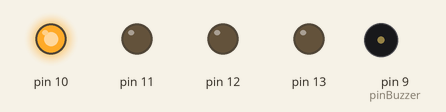
The sketch below on a simulated Arduino Uno, built with avr-gcc and run on an emulated ATmega328P. Shown: output pins drawn as LEDs (lit = HIGH), buzzer (waves = sounding).

Above: at 0.5 s.
At 1.5 s:
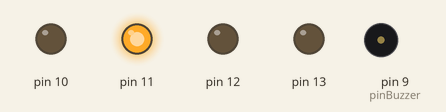
At 2.5 s:
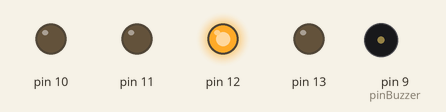
At 3.5 s:
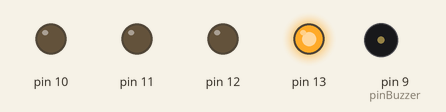
At 4.5 s:
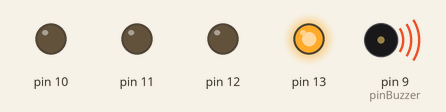
Timing chart, 0 to 6.5 s (numbered marks = the images above):
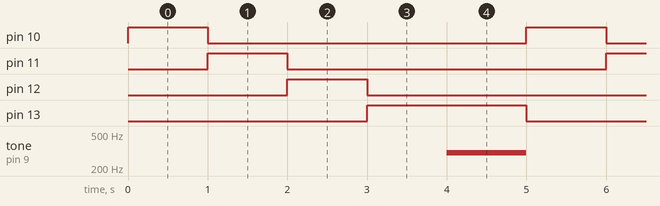

The sketch:

led3.ino
```cpp
// iniciamos la constante del pin buzzer
const int pinBuzzer = 9;

void setup()
{
  //iniciamos los pines de los leds
   for ( int i = 10 ; i <= 13 ; i++)
  {
    pinMode(i, OUTPUT);
  }
}

void loop()
{
  //encendemos y apagamos los leds cada segundo
  digitalWrite( 10 , HIGH) ;
  delay(1000);
  digitalWrite( 10 , LOW);


  digitalWrite( 11 , HIGH) ;
  delay(1000);
  digitalWrite( 11 , LOW);

  digitalWrite( 12 , HIGH) ;
  delay(1000);
  digitalWrite( 12 , LOW);

 /*Aquí, aparte de encender el 4to led, hacemos que suene
 el buzzer durante 1 segundo hasta que el led se apaga*/
  digitalWrite( 13 , HIGH) ;
  delay(1000);
  tone(pinBuzzer, 300);
  delay(1000);
  noTone(pinBuzzer);
  digitalWrite( 13 , LOW);

}
```

Measured:
- by itself, pin 10–12: alternates HIGH for 1.0 s and LOW for 4.0 s
- by itself, pin 13: alternates HIGH for 2.0 s and LOW for 3.0 s
- by itself, tone on pin 9 (pinBuzzer): alternates 300 Hz for 1.0 s and silent for 4.0 s
